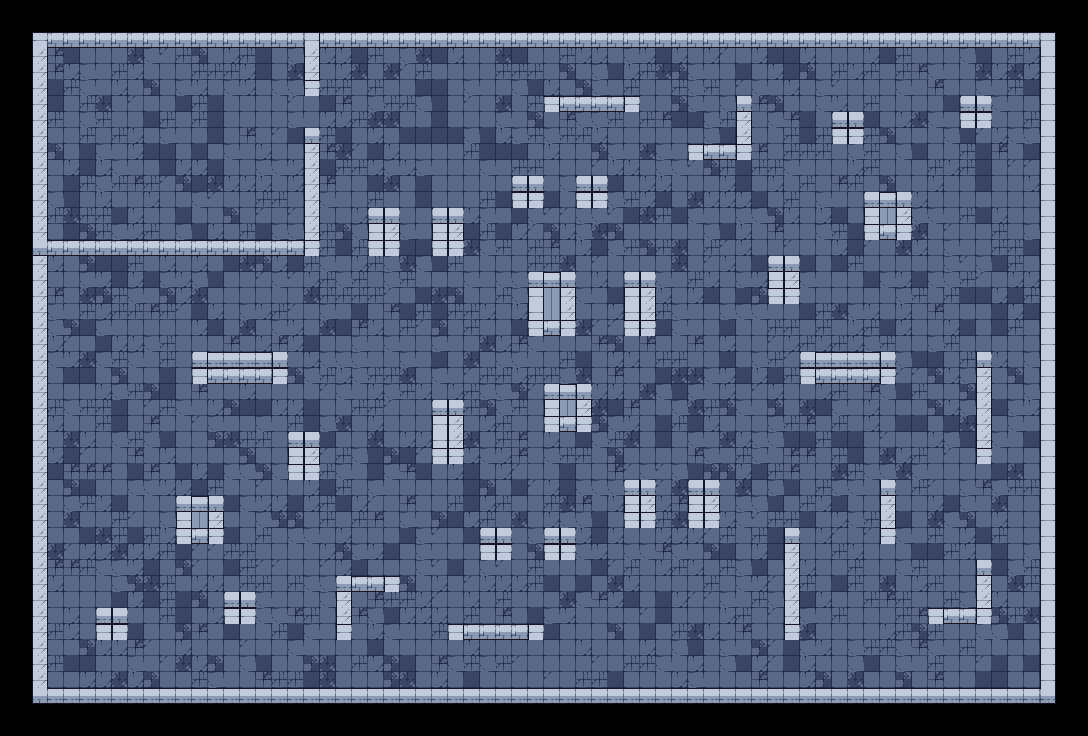

This is a level from a 2D game, rendered from its Tiled map with the project's own tilesets. A one-line summary and the map file follow, with tile-layer data summarised:
An orthogonal 68x46 tile map with 16x16 px tiles, 1 tile layer (Boden), 13 tilesets and 63 objects (23x Spawn, Block_01_1, Block_02_1, Block_02_2, Block_03_1, ...).

<map version="1.10" tiledversion="1.11.0" orientation="orthogonal" renderorder="right-down" width="68" height="46" tilewidth="16" tileheight="16" infinite="0" nextlayerid="4" nextobjectid="64">
 <tileset firstgid="1" source="ArenaTileset.tsx" />
 <tileset firstgid="229" source="Objekte.tsx" />
 <tileset firstgid="481" source="ObjekteGross.tsx" />
 <tileset firstgid="801" source="ObjekteDetails.tsx" />
 <tileset firstgid="1305" source="AnimierteObjekte.tsx" />
 <tileset firstgid="1798" source="Charakter1.tsx" />
 <tileset firstgid="2278" source="Charakter2.tsx" />
 <tileset firstgid="2758" source="Charakter3.tsx" />
 <tileset firstgid="3238" source="CharakterDetails.tsx" />
 <tileset firstgid="3302" source="Gegner1.tsx" />
 <tileset firstgid="3782" source="Gegner2.tsx" />
 <tileset firstgid="4262" source="Gegner3.tsx" />
 <tileset firstgid="4742" source="Gegner4.tsx" />
 <layer id="1" name="Boden" width="68" height="46">
  <data>[3128 cells, 2688 non-empty, 18 distinct tile ids]</data>
 </layer>
 <objectgroup id="2" name="Kollision">
  <object id="1" name="Block_01_1" x="544" y="96" width="96" height="16" />
  <object id="2" name="Block_02_1" x="736" y="96" width="16" height="64" />
  <object id="3" name="Block_02_2" x="688" y="144" width="48" height="16" />
  <object id="4" name="Block_03_1" x="960" y="96" width="32" height="32" />
  <object id="5" name="Block_04_1" x="832" y="112" width="32" height="32" />
  <object id="6" name="Block_05_1" x="512" y="176" width="32" height="32" />
  <object id="7" name="Block_06_1" x="576" y="176" width="32" height="32" />
  <object id="8" name="Block_07_1" x="864" y="192" width="48" height="48" />
  <object id="9" name="Block_08_1" x="368" y="208" width="32" height="48" />
  <object id="10" name="Block_09_1" x="432" y="208" width="32" height="48" />
  <object id="11" name="Block_10_1" x="768" y="256" width="32" height="48" />
  <object id="12" name="Block_11_1" x="528" y="272" width="48" height="64" />
  <object id="13" name="Block_12_1" x="624" y="272" width="32" height="64" />
  <object id="14" name="Block_13_1" x="192" y="352" width="96" height="32" />
  <object id="15" name="Block_14_1" x="800" y="352" width="96" height="32" />
  <object id="16" name="Block_15_1" x="976" y="352" width="16" height="112" />
  <object id="17" name="Block_16_1" x="544" y="384" width="48" height="48" />
  <object id="18" name="Block_17_1" x="432" y="400" width="32" height="64" />
  <object id="19" name="Block_18_1" x="288" y="432" width="32" height="48" />
  <object id="20" name="Block_19_1" x="624" y="480" width="32" height="48" />
  <object id="21" name="Block_20_1" x="688" y="480" width="32" height="48" />
  <object id="22" name="Block_21_1" x="880" y="480" width="16" height="64" />
  <object id="23" name="Block_22_1" x="176" y="496" width="48" height="48" />
  <object id="24" name="Block_23_1" x="480" y="528" width="32" height="32" />
  <object id="25" name="Block_24_1" x="544" y="528" width="32" height="32" />
  <object id="26" name="Block_25_1" x="784" y="528" width="16" height="112" />
  <object id="27" name="Block_26_1" x="976" y="560" width="16" height="64" />
  <object id="28" name="Block_26_2" x="928" y="608" width="48" height="16" />
  <object id="29" name="Block_27_1" x="336" y="576" width="64" height="16" />
  <object id="30" name="Block_27_2" x="336" y="592" width="16" height="48" />
  <object id="31" name="Block_28_1" x="224" y="592" width="32" height="32" />
  <object id="32" name="Block_29_1" x="96" y="608" width="32" height="32" />
  <object id="33" name="Block_30_1" x="448" y="624" width="96" height="16" />
  <object id="34" name="Mauer_Nord" x="32" y="32" width="1024" height="16" />
  <object id="35" name="Mauer_Sued" x="32" y="688" width="1024" height="16" />
  <object id="36" name="Mauer_West" x="32" y="48" width="16" height="640" />
  <object id="37" name="Mauer_Ost" x="1040" y="48" width="16" height="640" />
  <object id="38" name="Safezone_Querwand" x="48" y="240" width="272" height="16" />
  <object id="39" name="Safezone_Torwand_Oben" x="304" y="48" width="16" height="48" />
  <object id="40" name="Safezone_Torwand_Unten" x="304" y="128" width="16" height="112" />
 </objectgroup>
 <objectgroup id="3" name="Spawns">
  <object id="41" name="Spawn" x="648" y="56">
   <point />
  </object>
  <object id="42" name="Spawn" x="744" y="56">
   <point />
  </object>
  <object id="43" name="Spawn" x="840" y="72">
   <point />
  </object>
  <object id="44" name="Spawn" x="920" y="72">
   <point />
  </object>
  <object id="45" name="Spawn" x="1032" y="88">
   <point />
  </object>
  <object id="46" name="Spawn" x="1016" y="168">
   <point />
  </object>
  <object id="47" name="Spawn" x="1032" y="312">
   <point />
  </object>
  <object id="48" name="Spawn" x="1032" y="392">
   <point />
  </object>
  <object id="49" name="Spawn" x="72" y="472">
   <point />
  </object>
  <object id="50" name="Spawn" x="1032" y="472">
   <point />
  </object>
  <object id="51" name="Spawn" x="1016" y="552">
   <point />
  </object>
  <object id="52" name="Spawn" x="72" y="584">
   <point />
  </object>
  <object id="53" name="Spawn" x="200" y="648">
   <point />
  </object>
  <object id="54" name="Spawn" x="296" y="648">
   <point />
  </object>
  <object id="55" name="Spawn" x="376" y="648">
   <point />
  </object>
  <object id="56" name="Spawn" x="568" y="648">
   <point />
  </object>
  <object id="57" name="Spawn" x="744" y="648">
   <point />
  </object>
  <object id="58" name="Spawn" x="856" y="648">
   <point />
  </object>
  <object id="59" name="Spawn" x="1016" y="648">
   <point />
  </object>
  <object id="60" name="Spawn" x="456" y="664">
   <point />
  </object>
  <object id="61" name="Spawn" x="664" y="664">
   <point />
  </object>
  <object id="62" name="Spawn" x="936" y="664">
   <point />
  </object>
  <object id="63" name="Spawn" x="72" y="680">
   <point />
  </object>
 </objectgroup>
</map>
